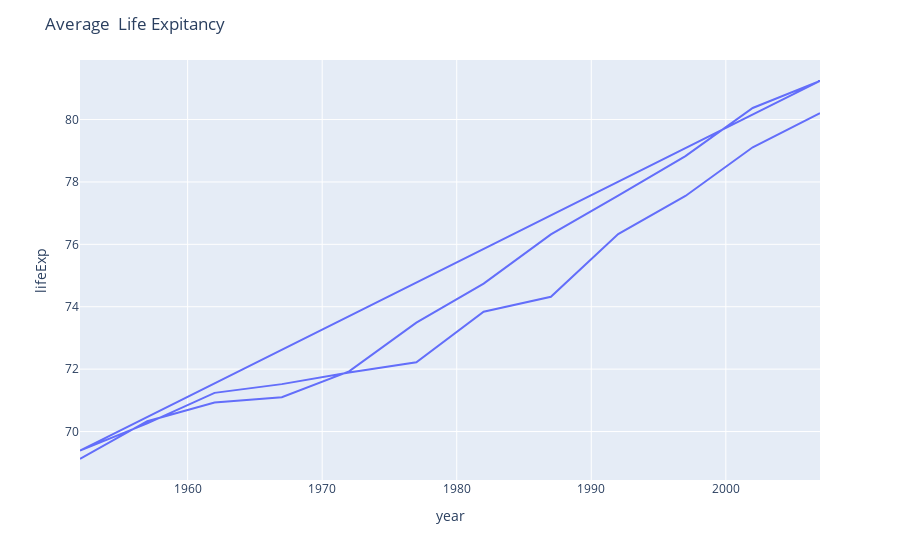

This figure's notebook cell:
### Code cell
fig.update_layout(legend=dict(yanchor="top",y=0.95,xanchor = "left",x=0.01),title = "Average  Life Expitancy")

### Figure 1 — Plotly figure (JSON) as saved in the notebook; plotly's stock layout.template omitted (floating-point values rounded to 4 significant figures)
{"data": [{"hovertemplate": "year=%{x}<br>lifeExp=%{y}<extra></extra>", "legendgroup": "", "line": {"color": "#636efa", "dash": "solid"}, "marker": {"symbol": "circle"}, "mode": "lines", "name": "", "orientation": "v", "showlegend": false, "type": "scatter", "x": [1952, 1957, 1962, 1967, 1972, 1977, 1982, 1987, 1992, 1997, 2002, 2007, 1952, 1957, 1962, 1967, 1972, 1977, 1982, 1987, 1992, 1997, 2002, 2007], "xaxis": "x", "y": [69.12, 70.33, 70.93, 71.1, 71.93, 73.49, 74.74, 76.32, 77.56, 78.83, 80.37, 81.23, 69.39, 70.26, 71.24, 71.52, 71.89, 72.22, 73.84, 74.32, 76.33, 77.55, 79.11, 80.2], "yaxis": "y"}], "layout": {"legend": {"tracegroupgap": 0, "x": 0.01, "xanchor": "left", "y": 0.95, "yanchor": "top"}, "margin": {"t": 60}, "title": {"text": "Average  Life Expitancy"}, "xaxis": {"anchor": "y", "domain": [0, 1], "title": {"text": "year"}}, "yaxis": {"anchor": "x", "domain": [0, 1], "title": {"text": "lifeExp"}}}}
